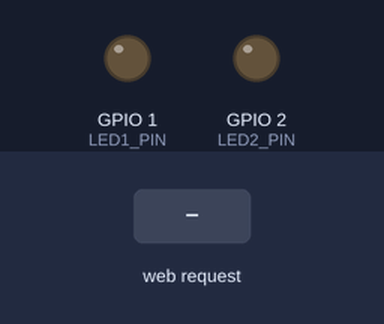
A sketch run on a simulated ESP32. Parts: output pins drawn as LEDs (lit = HIGH). The inputs (shaded band) are chosen by the test bench. WiFi joins after 1.5 s; servers stay silent unless stated; what the sketch prints to the serial monitor is not drawn.

Above: at 2.7 s.
2.8 s: HTTP request GET /led1/on received
At 3.3 s:
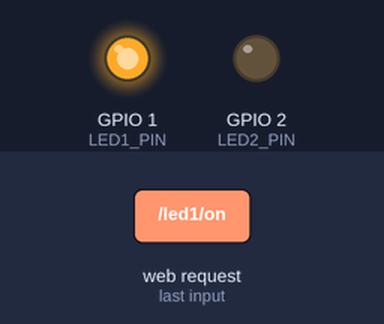
4.3 s: HTTP request GET /led2/on received
At 5.5 s:
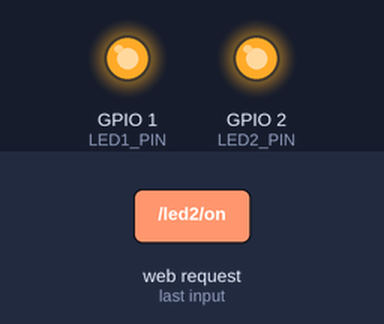
5.8 s: HTTP request GET /led1/off received
At 6.8 s:
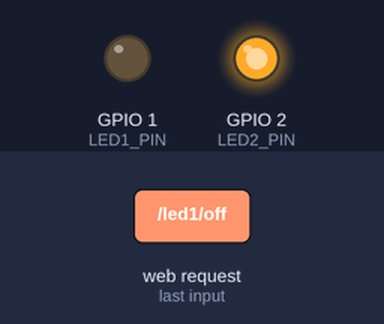
7.3 s: HTTP request GET /led2/off received
At 7.9 s:
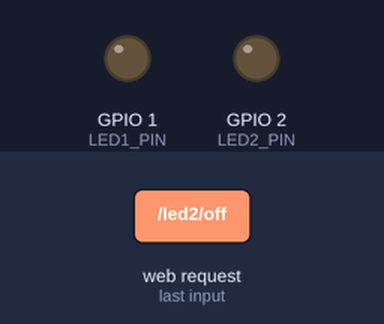
Timing chart, 0 to 9.8 s (numbered marks = the images above; inputs shaded):
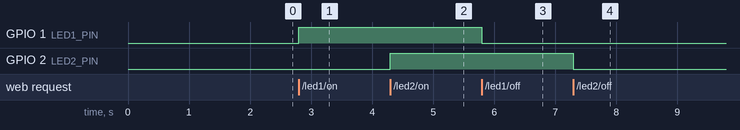

Measured:
- after the input at 2.8 s, GPIO 1 (LED1_PIN): LOW → HIGH at once
- after the input at 4.3 s, GPIO 2 (LED2_PIN): LOW → HIGH at once
- after the input at 5.8 s, GPIO 1 (LED1_PIN): HIGH → LOW at once
- after the input at 7.3 s, GPIO 2 (LED2_PIN): HIGH → LOW at once

The sketch:

ESP_FOTA.ino
```cpp
/*
#include <WiFi.h>
#include <HTTPClient.h>
#include <ArduinoJson.h>
#include <HardwareSerial.h>

#define CURRENT_FIRMWARE_VERSION "1.0.0"
#define EXPECTED_TOKEN "aya_123"
#define JSON_URL "https://github.com/ayatarek7/Iot-fota/blob/main/firmware.json"

#define CBL_FLASH_WRITE_CMD 0x17
#define CBL_JUMP_TO_APP     0x20
#define CBL_GET_VER_CMD     0x10
#define ACK_BYTE            0xCD
#define NACK_BYTE           0xAB


const char* ssid = "ITI_Students";
const char* password = "ITI@$024";

HardwareSerial STM32Serial(2); // UART2

void setup() {
  Serial.begin(115200);
  STM32Serial.begin(115200, SERIAL_8N1, 16, 17); // ESP32 RX , TX

  connectToWiFi();
  delay(1000);

  checkFirmwareUpdate();
  sendJumpToAppCommand();


}

void loop() {
  // Nothing here
}

void connectToWiFi() {
  Serial.print(" Connecting to WiFi");
  WiFi.begin(ssid, password);
  while (WiFi.status() != WL_CONNECTED) {
    delay(500);
    Serial.print(".");
  }
  Serial.println("\n Connected to WiFi.");
  Serial.print("IP Address: ");
  Serial.println(WiFi.localIP());
}

void checkFirmwareUpdate() {
  HTTPClient http;
  http.begin(JSON_URL);
  int httpCode = http.GET();

  if (httpCode == 200) {
    String payload = http.getString();
    Serial.println(" JSON received:");
    Serial.println(payload);

    DynamicJsonDocument doc(1024);
    DeserializationError error = deserializeJson(doc, payload);
    if (error) {
      Serial.println("Failed to parse JSON");
      return;
    }

    String newVersion = doc["version"];
    String fwUrl = doc["url"];
    String token = doc["token"];

    if (token != EXPECTED_TOKEN) {
      Serial.println("Invalid token! Update rejected.");
      return;
    }

    if (newVersion != CURRENT_FIRMWARE_VERSION) {
      Serial.printf("New Version Available: %s\n", newVersion.c_str());
      sendGetVersionCommand(); // optional version check
      delay(500);

      downloadAndSendFirmware(fwUrl);
      sendJumpToAppCommand();

    } else {
      Serial.println("Firmware is up to date.");
    }
  } else {
    Serial.print("HTTP Error: ");
    Serial.println(httpCode);
  }

  http.end();
}

void downloadAndSendFirmware(String fwUrl) {
  HTTPClient http;
  http.begin(fwUrl);
  int httpCode = http.GET();

  if (httpCode == 200) {
    WiFiClient* stream = http.getStreamPtr();
    const int chunkSize = 256;
    uint8_t buffer[chunkSize];
    uint32_t address = 0x08008000; // start of user flash (skip bootloader section)

    Serial.println("Downloading firmware and sending to STM32...");

    while (http.connected() && stream->available()) {
      int bytesRead = stream->readBytes(buffer, chunkSize);
      sendFlashWriteCommand(address, buffer, bytesRead);
      address += bytesRead;
      delay(10);
    }

    Serial.println("Firmware sent successfully.");
  } else {
    Serial.print(" Failed to download firmware: ");
    Serial.println(httpCode);
  }

  http.end();
}

void sendFlashWriteCommand(uint32_t address, uint8_t* data, uint16_t len) {
  uint8_t Address[4]={0x00,0x80,0x00,0x08};
  uint8_t packet[300];
  STM32Serial.write(Address,4);
  packet[0] = 0x01 + 4 + 2 + len + 4; // total length
  packet[1] = CBL_FLASH_WRITE_CMD;

  packet[2] = (address >> 24) & 0xFF;
  packet[3] = (address >> 16) & 0xFF;
  packet[4] = (address >> 8) & 0xFF;
  packet[5] = address & 0xFF;

  packet[6] = (len >> 8) & 0xFF;
  packet[7] = len & 0xFF;

  memcpy(&packet[8], data, len);

  uint32_t crc = calculateCRC(&packet[1], 7 + len);
  packet[8 + len] = (crc >> 24) & 0xFF;
  packet[9 + len] = (crc >> 16) & 0xFF;
  packet[10 + len] = (crc >> 8) & 0xFF;
  packet[11 + len] = crc & 0xFF;

  STM32Serial.write(packet, 12 + len);
  delay(50);

  if (STM32Serial.available() >= 1) {
    uint8_t response = STM32Serial.read();
    if (response == ACK_BYTE) {
      Serial.printf("Chunk @ 0x%08X written.\n", address);
    } else {
      Serial.printf("Write failed @ 0x%08X\n", address);
    }
  }
}

void sendGetVersionCommand() {
  uint8_t cmdPacket[6];
  uint8_t command = CBL_GET_VER_CMD;

  uint32_t crc = calculateCRC((uint8_t*)&command, 1);
  cmdPacket[0] = 0x05;
  cmdPacket[1] = CBL_GET_VER_CMD;
  cmdPacket[2] = (crc >> 24) & 0xFF;
  cmdPacket[3] = (crc >> 16) & 0xFF;
  cmdPacket[4] = (crc >> 8) & 0xFF;
  cmdPacket[5] = crc & 0xFF;

  STM32Serial.write(cmdPacket, 6);
  delay(100);

  if (STM32Serial.available() >= 2) {
    uint8_t ack[2];
    STM32Serial.readBytes(ack, 2);
    if (ack[0] == ACK_BYTE) {
      uint8_t len = ack[1];
      uint8_t data[10];
      STM32Serial.readBytes(data, len);
      Serial.printf("STM32 Version: %d.%d.%d (Vendor: %d)\n", data[1], data[2], data[3], data[0]);
    } else {
      Serial.println("NACK from STM32");
    }
  } else {
    Serial.println(" No response from STM32");
  }
}

void sendJumpToAppCommand() {
  uint8_t packet[6];
  uint8_t command = CBL_JUMP_TO_APP;
  uint32_t crc = calculateCRC((uint8_t*)&command, 1);
  packet[0] = 0x05;
  packet[1] = CBL_JUMP_TO_APP;
  packet[2] = (crc >> 24) & 0xFF;
  packet[3] = (crc >> 16) & 0xFF;
  packet[4] = (crc >> 8) & 0xFF;
  packet[5] = crc & 0xFF;

  STM32Serial.write(packet, 6);
  Serial.println(" Jump to new firmware sent.");
}

uint32_t calculateCRC(const uint8_t *data, size_t len) {
  uint32_t crc = 0xFFFFFFFF;
  for (size_t i = 0; i < len; i++) {
    crc ^= ((uint32_t)data[i] << 24);
    for (int j = 0; j < 8; j++) {
      if (crc & 0x80000000)
        crc = (crc << 1) ^ 0x04C11DB7;
      else
        crc <<= 1;
    }
  }
  return crc;
}

*/


#include <WiFi.h>          // Library to connect ESP32 to WiFi
#include <WebServer.h>     // Library to create a simple web server on ESP32

// Your Wi-Fi network credentials
const char* ssid = "OPPO A54";         // Replace with your Wi-Fi SSID (name)
const char* password = "234567890"; // Replace with your Wi-Fi password

// Define the pins where LEDs are connected
const int LED1_PIN = 1;  // First LED connected to pin GPIO2
const int LED2_PIN = 2;  // Second LED connected to pin GPIO4

// Create a web server running on port 80 (default HTTP port)
WebServer server(80);

// HTML page that will be shown when you open the ESP32 IP in a browser
const char htmlPage[] PROGMEM = R"rawliteral(
<!DOCTYPE html>
<html>
<head>
<title>LED Control</title>
<style>
  body { text-align: center; font-family: Arial; margin-top: 50px;}
  button { width: 120px; height: 50px; font-size: 20px; margin: 10px;}
</style>
</head>
<body>
  <h2>Control 2 LEDs</h2>
  <div>
    <h3>LED 1</h3>
    <button onclick="fetch('/led1/on')">ON</button>
    <button onclick="fetch('/led1/off')">OFF</button>
  </div>
  <div>
    <h3>LED 2</h3>
    <button onclick="fetch('/led2/on')">ON</button>
    <button onclick="fetch('/led2/off')">OFF</button>
  </div>
</body>
</html>
)rawliteral";

// Function to handle the root page "/"
void handleRoot() {
  server.send_P(200, "text/html", htmlPage); // Send the HTML page
}

void setup() {
  Serial.begin(9600);              // Start serial communication for debugging
  pinMode(LED1_PIN, OUTPUT);         // Set LED1 pin as output
  pinMode(LED2_PIN, OUTPUT);         // Set LED2 pin as output

  // Connect to Wi-Fi
  WiFi.begin(ssid, password);
  Serial.print("Connecting to WiFi...");
  while (WiFi.status() != WL_CONNECTED) { // Wait until Wi-Fi is connected
    delay(500);
    Serial.print(".");
  }
  Serial.println("Connected!");
  Serial.print("IP Address: ");
  Serial.println(WiFi.localIP());    // Print the ESP32 local IP address

  // Define routes (URLs) for the web server
  server.on("/", handleRoot);        // When accessing "/", show the HTML page

  server.on("/led1/on", [](){        // When accessing "/led1/on"
    digitalWrite(LED1_PIN, HIGH);    // Turn ON LED1
    server.send(200,"text/plain","LED1 ON"); // Respond with text
  });

  server.on("/led1/off", [](){       // When accessing "/led1/off"
    digitalWrite(LED1_PIN, LOW);     // Turn OFF LED1
    server.send(200,"text/plain","LED1 OFF");
  });

  server.on("/led2/on", [](){        // When accessing "/led2/on"
    digitalWrite(LED2_PIN, HIGH);    // Turn ON LED2
    server.send(200,"text/plain","LED2 ON");
  });

  server.on("/led2/off", [](){       // When accessing "/led2/off"
    digitalWrite(LED2_PIN, LOW);     // Turn OFF LED2
    server.send(200,"text/plain","LED2 OFF");
  });

  server.begin(); // Start the web server
}

void loop() {
  server.handleClient(); // Handle incoming client requests
}
```
